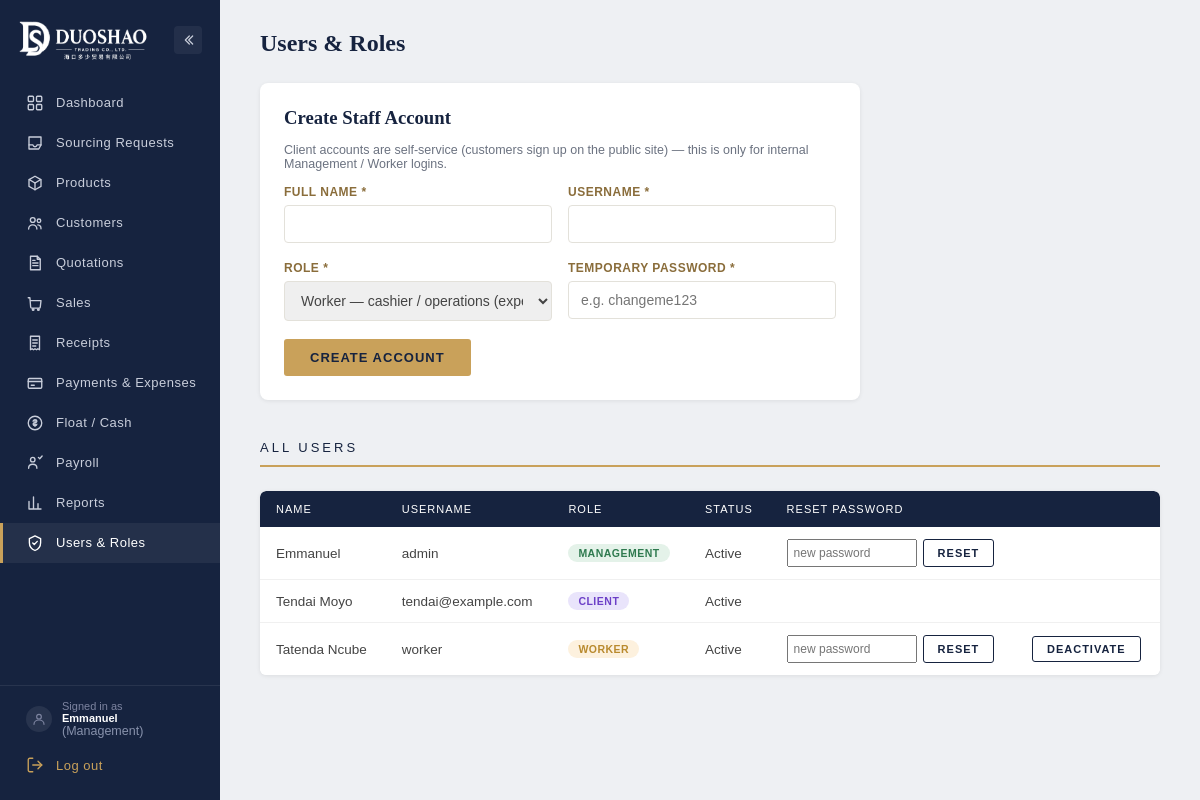
Before: /admin/users (signed in) with the older database file.
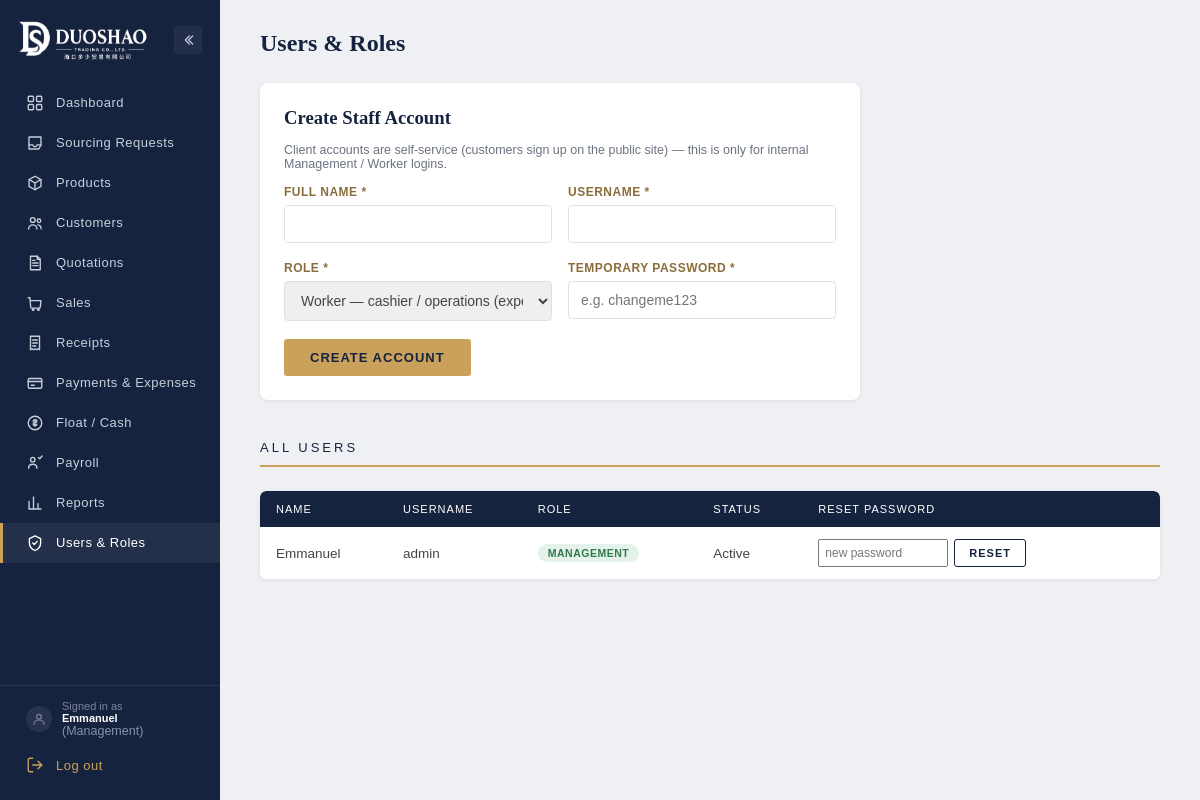
After: the same page with the newer database file.
### duoshao/models.py (models this page shows, shortened)
class User(UserMixin, db.Model):
    id = db.Column(db.Integer, primary_key=True)
    username = db.Column(db.String(120), unique=True, nullable=False)  # staff: chosen username / clients: their email
    password_hash = db.Column(db.String(255), nullable=False)
    full_name = db.Column(db.String(120), nullable=False)
    role = db.Column(db.String(20), default="worker")  # admin / finance_hr / worker / client
    customer_id = db.Column(db.Integer, db.ForeignKey("customer.id"), nullable=True)  # set only for role='client'
    email = db.Column(db.String(120))  # for staff: where to send notifications, if different from username
    active = db.Column(db.Boolean, default=True)
    email_verified = db.Column(db.Boolean, default=False)
    created_at = db.Column(db.DateTime, default=datetime.utcnow)
    customer = db.relationship("Customer", backref=db.backref("user_account", uselist=False))
    @property
    def is_admin(self):
        return self.role == "admin"
    @property
    def is_finance(self):
        return self.role in ("admin", "finance_hr")
    @property
    def is_worker(self):
        return self.role in ("admin", "finance_hr", "worker")
    @property
    def is_client(self):
        return self.role == "client"
    @property
    def role_label(self):
        return {
            "admin": "Management",
            "finance_hr": "Finance / HR",
            "worker": "Worker",
            "client": "Client",
        }.get(self.role, self.role.title())

### duoshao/admin/routes.py (the view)
@admin_bp.route("/users")
@login_required
@admin_required
def users_list():
    users = User.query.order_by(User.role, User.full_name).all()
    return render_template("admin/users.html", users=users)

### duoshao/admin/routes.py (called while the page is built)
@admin_bp.before_request
@login_required
def restrict_to_staff():
    if not current_user.is_authenticated or current_user.role not in ("admin", "finance_hr", "worker"):
        abort(403)

### duoshao/cart/routes.py (called while the page is built)
def _get_cart():
    return session.get(CART_SESSION_KEY, {})

def cart_count():
    return len(_get_cart())

### duoshao/permissions.py (called while the page is built)
def roles_required(*roles):
    def decorator(f):
        @wraps(f)
        def wrapped(*args, **kwargs):
            if not current_user.is_authenticated or current_user.role not in roles:
                abort(403)
            return f(*args, **kwargs)
        return wrapped
    return decorator

### duoshao/templates/admin/users.html (shortened to what this page needs)
{% extends "admin/base.html" %}
{% block content %}
<div class="admin-topbar"><h1>Users &amp; Roles</h1></div>
<div class="card-block" style="max-width:600px;">
  <h3 style="margin-bottom:14px;">Create Staff Account</h3>
  <p class="muted" style="margin-bottom:14px;">Client accounts are self-service (customers sign up on the public site) — this is only for internal Management / Worker logins.</p>
  <form method="POST" action="{{ url_for('admin.users_new') }}">
    <div class="form-row">
      <div class="form-group"><label>Full Name *</label><input type="text" name="full_name" required></div>
      <div class="form-group"><label>Username *</label><input type="text" name="username" required></div>
    </div>
    <div class="form-row">
      <div class="form-group">
        <label>Role *</label>
        <select name="role" required>
          <option value="worker">Worker — cashier / operations (expenses, float, sales, requests)</option>
        </select>
      </div>
      <div class="form-group"><label>Temporary Password *</label><input type="text" name="password" placeholder="e.g. changeme123" required></div>
    </div>
    <button type="submit" class="btn btn-gold">Create Account</button>
  </form>
</div>
<div class="section-title"><span>All Users</span></div>
<div class="table-wrap">
  <table class="data-table">
    <thead><tr><th>Name</th><th>Username</th><th>Role</th><th>Status</th><th>Reset Password</th><th></th></tr></thead>
    <tbody>
      {% for u in users %}
      <tr>
        <td>{{ u.full_name }}</td>
        <td>{{ u.username }}</td>
        <td>
          {% if u.role == 'admin' %}<span class="badge badge-paid">Management</span>
          {% elif u.role == 'finance_hr' %}<span class="badge badge-partial">Finance / HR</span>
          {% elif u.role == 'worker' %}<span class="badge badge-progress">Worker</span>
          {% else %}<span class="badge badge-quoted">Client</span>{% endif %}
        </td>
        <td>{{ 'Active' if u.active else 'Deactivated' }}</td>
        <td>
          {% if u.role != 'client' %}
          <form method="POST" action="{{ url_for('admin.users_reset_password', user_id=u.id) }}" style="display:flex; gap:6px;">
            <input type="text" name="password" placeholder="new password" style="font-size:12px; padding:5px; width:130px;">
            <button class="btn btn-outline btn-sm" type="submit">Reset</button>
          </form>
          {% endif %}
        </td>
        <td>
          {% if u.id != current_user.id and u.role != 'client' %}
          <form method="POST" action="{{ url_for('admin.users_toggle', user_id=u.id) }}">
            <button class="btn btn-outline btn-sm" type="submit">{{ 'Deactivate' if u.active else 'Reactivate' }}</button>
          </form>
          {% endif %}
        </td>
      </tr>
      {% else %}
      <tr><td colspan="6" class="muted">No users yet.</td></tr>
      {% endfor %}
    </tbody>
  </table>
</div>
{% endblock %}

### duoshao/templates/admin/base.html (shortened to what the changed rows need)
<!DOCTYPE html>
<html lang="en">
<head>
<link rel="stylesheet" href="{{ url_for('static', filename='css/style.css') }}?v={{ asset_version('css/style.css') }}">
</head>
<body>
<div class="admin-shell">
  <aside class="admin-sidebar no-print" id="adminSidebar">
    <div class="sidebar-foot">
      <div class="sidebar-user" title="{{ current_user.full_name }} ({{ current_user.role_label }})">
        <span class="nav-text">
          Signed in as<br><strong style="color:#fff;">{{ current_user.full_name }}</strong> <span class="muted" style="color:#8892ac;">({{ current_user.role_label }})</span>
        </span>
      </div>
    </div>
  </aside>
  <main class="admin-main">
    {% block content %}{% endblock %}
  </main>
</div>
</body>
</html>

Changed rows visible on the page:
removed User: full_name "Tendai Moyo", username "tendai@example.com", role "CLIENT", active "Active"
removed User: full_name "Tatenda Ncube", username "worker", role "WORKER", active "Active", active "DEACTIVATE"
